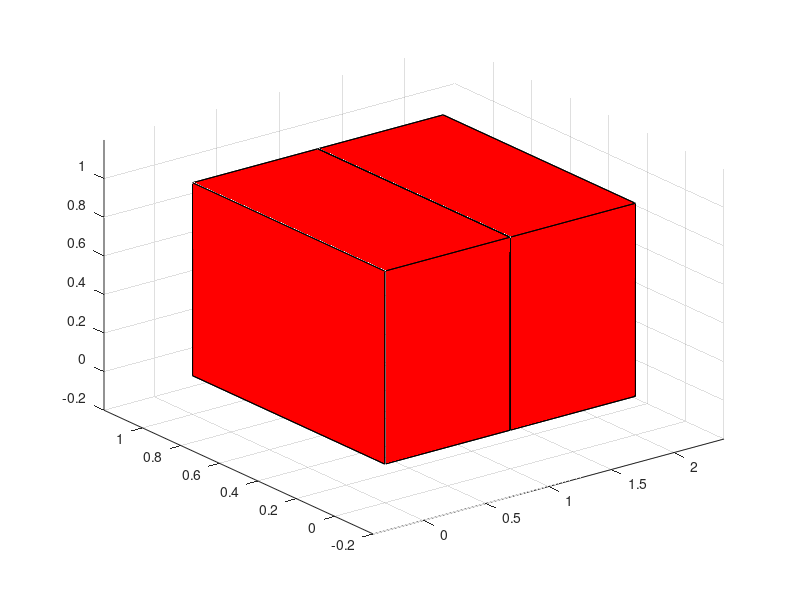

The MATLAB script that drew this image: (Note: this script raises an error after producing the figure.)
function plotbox
figure,
boxsurface([0,0,0],[1 1 1])
hold on
boxsurface([1 0, 0],[1 1 1])
hold off
xlim=get(gca,'xlim');
lx=xlim(2)-xlim(1);
xlim(1)=xlim(1)-lx*0.2;
xlim(2)=xlim(2)+lx*0.2;
set(gca,'xlim',xlim);
ylim=get(gca,'ylim');
ly=ylim(2)-ylim(1);
ylim(1)=ylim(1)-ly*0.2;
ylim(2)=ylim(2)+ly*0.2;
set(gca,'ylim',ylim);
zlim=get(gca,'zlim');
lz=zlim(2)-zlim(1);
zlim(1)=zlim(1)-lz*0.2;
zlim(2)=zlim(2)+lz*0.2;
set(gca,'zlim',zlim);occ_grid-50
view(3)


function boxsurface(p0,l)
[x,y,z]=planarsurface(p0,p0+[0 0 l(3)],p0+[0 l(2) 0]);
surf(x,y,z)
hold on
[x,y,z]=planarsurface(p0+[l(1) 0 0],p0+[l(1) 0 l(3)],p0+[l(1) l(2) 0]);
surf(x,y,z)
[x,y,z]=planarsurface(p0,p0+[0 0 l(3)],p0+[l(1) 0 0]);
surf(x,y,z)
[x,y,z]=planarsurface(p0+[0 l(2) 0],p0+[0 l(2) l(3)],p0+[l(1) l(2) 0]);
surf(x,y,z)
[x,y,z]=planarsurface(p0,p0+[l(1) 0 0],p0+[0 l(2) 0]);
surf(x,y,z)
[x,y,z]=planarsurface(p0+[0 0 l(3)],p0+[l(1) 0 l(3)],p0+[0 l(2) l(3)]);
surf(x,y,z)
colormap([1 0 0;1 0 0])
% axis equal
% axis off


function [xx,yy,zz,l]=planarsurface(p0,p1,p2)
v=p1-p0;
w=p2-p0;
s=0:1:1;
l=length(s);
[s,t]=meshgrid(s,s);
xx=p0(1)+s*v(1)+t*w(1);
yy=p0(2)+s*v(2)+t*w(2);
zz=p0(3)+s*v(3)+t*w(3);